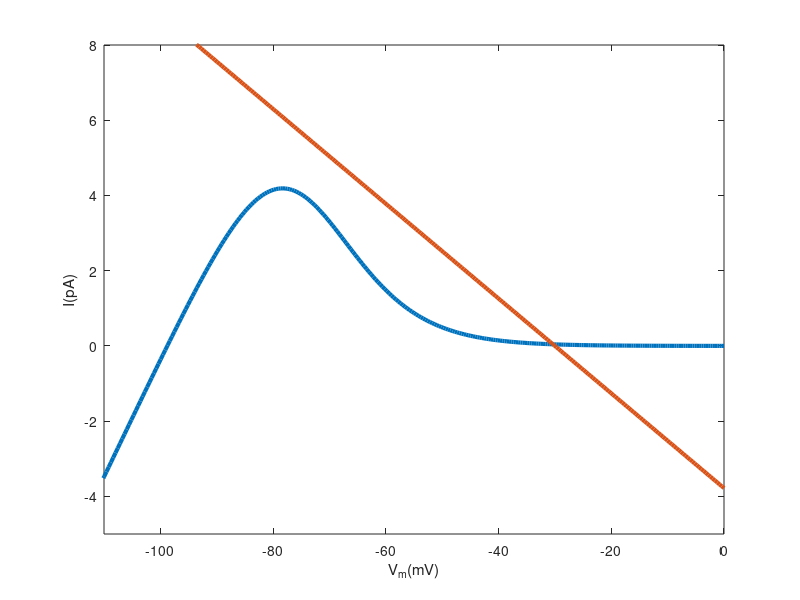

Reproduce this figure in MATLAB. (Note: this script raises an error after producing the figure.)
clear, clc, close all

%% add necessary folders to the path
addpath(genpath(fullfile(cd ,'..\..')))

%% parameters
% ----------  constant parameters
R  = 8314.0;	% [mJmol-1K-1]	gas constant
T = 293;   % [K] absolute temperature
F  = 96485.0;	% [Cmol-1] Faraday's constant
RT_F = R*T/F;   % RT/F
z_K  = 1;    % K ion valence
Cm = 8;     %[pF] membrane capacitance
Ki = 150;   %[mM] intracellular potassium

%----------  Kir channel characteristic
delta_V_kir  = 25; % [mV]	voltage diff at half-max. eI_K_i
G_kirbar = 0.18;   % [nS/mM^0.5] inward rectifier constant
n_kir = 0.5;	% inward rectifier constant
k_kir = 7;	% [mV]	inward rectifier slope factor

%----------- Background current
E_bg = -30;  % [mV] resting membrane potential

%% plot kir and bg at 3, 5, and 8

Ko_vals = [3, 5, 8]; %[mM]
ratio = 0.7;    % Gbg to Gkirbar ratio [mM0.5]
G_bg_desired = G_kirbar*ratio;
Vmplot = linspace(-120, 0, 300);

for i = 1:numel(Ko_vals)
    Ko = Ko_vals(i);
    E_K = RT_F/z_K*log(Ko/Ki);
    
    I_kirMean = G_kirbar*(Ko).^n_kir .*...
        ((Vmplot - E_K)./(1 + exp((Vmplot - E_K - delta_V_kir)./k_kir)));   %[pA] whole cell kir current
    I_bgMean = G_bg_desired*(Vmplot - E_bg);
    
    fig = figure;
    plot(Vmplot, [I_kirMean; -I_bgMean],'linewidth',3)
    axis([-110,0,-5,8])
    xlabel('V_m(mV)'), ylabel('I(pA)'),
    ax = gca;
    ax.FontSize = 24;
    ax.FontName = 'arial';
    ax.LineWidth = 3;
    grid off; box off
    ax.XAxisLocation = 'origin';
    ax.YAxisLocation = 'origin';
    ax.XTick = [-90:30:0];
    ax.XLabel.Position = [-43.8596   -3.8881   -1.0000];
    fig.Color = 'w';
    ax.YTick = [-4:4:8];
    ax.YLim = [-4,8];

end

